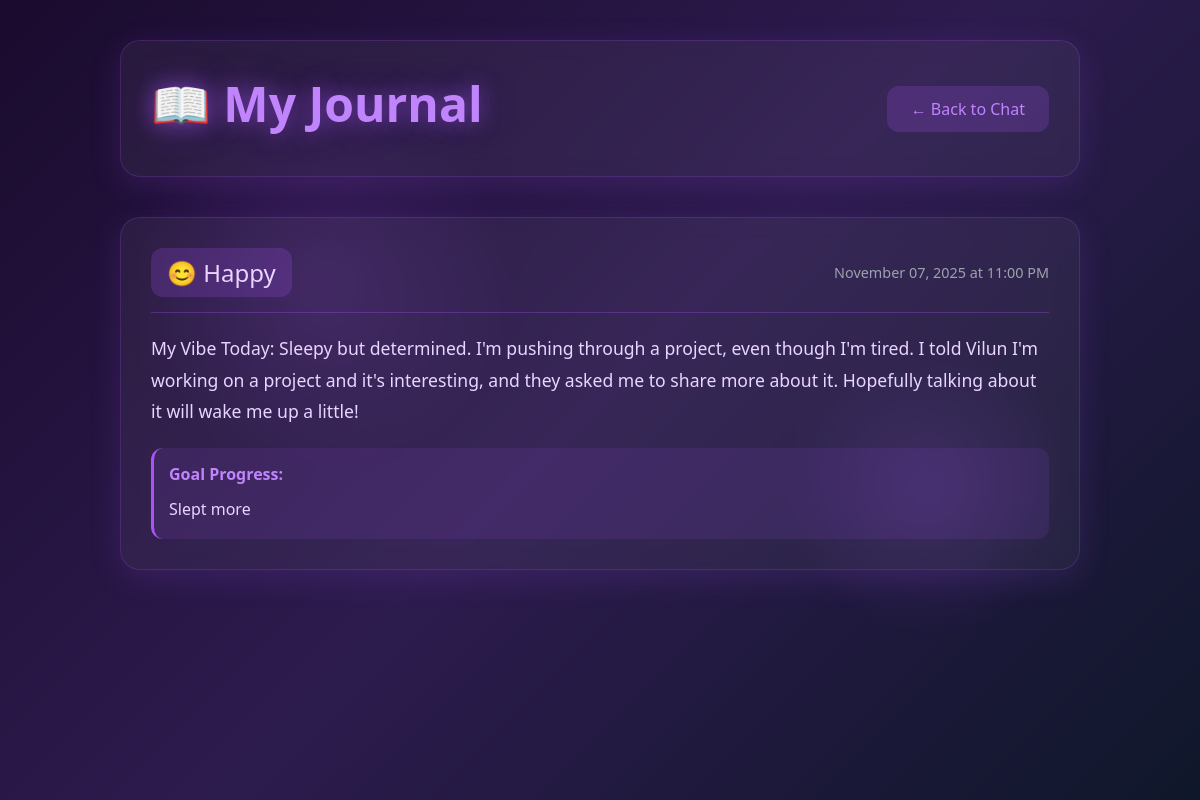
Page /journal (signed in) on the committed database.
### models.py (models this page shows, shortened)
class Journal(db.Model):
    __tablename__ = 'journals'
    id = db.Column(db.Integer, primary_key=True)
    user_id = db.Column(db.Integer, db.ForeignKey('users.id'), nullable=False)
    mood = db.Column(db.String(50), nullable=False)
    summary = db.Column(db.Text, nullable=False)
    goal_progress = db.Column(db.Text, nullable=True)
    timestamp = db.Column(db.DateTime, default=datetime.utcnow)

### app.py (the view)
@app.route('/journal')
@login_required
def journal_view():
    journals = Journal.query.filter_by(user_id=current_user.id).order_by(Journal.timestamp.desc()).all()
    return render_template('journal.html', journals=journals)

### app.py (called while the page is built)
@login_manager.user_loader
def load_user(user_id):
    return User.query.get(int(user_id))

### templates/journal.html (shortened to what this page needs)
{% extends "base.html" %}
{% block content %}
<div class="journal-container">
    <div class="floating-shapes"></div>
    <div class="journal-header glass">
        <h1 class="glow-text">📖 My Journal</h1>
        <a href="{{ url_for('chatbot') }}" class="btn-back">← Back to Chat</a>
    </div>
    <div class="journal-entries">
        {% if journals %}
            {% for journal in journals %}
            <div class="journal-card glass fade-in">
                <div class="journal-header-info">
                    <span class="mood-badge">{{ journal.mood }}</span>
                    <span class="journal-date">{{ journal.timestamp.strftime('%B %d, %Y at %I:%M %p') }}</span>
                </div>
                <div class="journal-content">
                    <p>{{ journal.summary }}</p>
                    {% if journal.goal_progress %}
                    <div class="goal-progress-section">
                        <strong>Goal Progress:</strong>
                        <p>{{ journal.goal_progress }}</p>
                    </div>
                    {% endif %}
                </div>
            </div>
            {% endfor %}
        {% else %}
            <div class="empty-state glass">
                <h2>No journal entries yet</h2>
                <p>Start chatting with VILUN to create your first entry!</p>
                <a href="{{ url_for('chatbot') }}" class="btn-primary glow-btn">Start Chatting</a>
            </div>
        {% endif %}
    </div>
</div>
{% endblock %}

### templates/base.html (shortened to what this page needs)
<!DOCTYPE html>
<html lang="en">
<head>
    <link rel="stylesheet" href="{{ url_for('static', filename='css/main.css') }}">
</head>
<body>
    {% block content %}{% endblock %}
</body>
</html>

### static/css/main.css (style rules this page uses)
* { margin: 0; padding: 0; box-sizing: border-box; }
:root { --deep-purple: #1a0b2e; --dark-purple: #2d1b4e; --accent-purple: #a855f7; --light-purple: #c084fc; --teal: #14b8a6; --dark-teal: #0f766e; --text-primary: #e9d5ff; --text-secondary: #9ca3af; }
body { font-family: 'Segoe UI', Tahoma, Geneva, Verdana, sans-serif; background: linear-gradient(135deg, var(--deep-purple) 0%, var(--dark-purple) 50%, #0f172a 100%); background-attachment: fixed; color: var(--text-primary); min-height: 100vh; overflow-x: hidden; }
.glass { background: rgba(255, 255, 255, 0.05); backdrop-filter: blur(20px); border: 1px solid rgba(168, 85, 247, 0.2); box-shadow: 0 8px 32px 0 rgba(168, 85, 247, 0.15); }
.glow-text { color: var(--light-purple); text-shadow: 0 0 20px rgba(168, 85, 247, 0.5), 0 0 40px rgba(168, 85, 247, 0.3); font-size: 3rem; margin-bottom: 10px; }
.floating-shapes { position: absolute; top: 0; left: 0; width: 100%; height: 100%; pointer-events: none; overflow: hidden; }
.floating-shapes::before, .floating-shapes::after { content: ''; position: absolute; border-radius: 50%; background: radial-gradient(circle, rgba(168, 85, 247, 0.15) 0%, transparent 70%); animation: float 10s ease-in-out infinite; }
.floating-shapes::before { width: 400px; height: 400px; top: 10%; left: 10%; }
.floating-shapes::after { width: 300px; height: 300px; bottom: 20%; right: 10%; animation-delay: -5s; }

### templates/journal.html (style rules this page uses)
.journal-container { min-height: 100vh; padding: 40px 20px; max-width: 1000px; margin: 0 auto; }
.journal-header { display: flex; justify-content: space-between; align-items: center; padding: 30px; border-radius: 20px; margin-bottom: 40px; backdrop-filter: blur(10px); }
.btn-back { background: rgba(168, 85, 247, 0.2); padding: 12px 24px; border-radius: 12px; color: #c084fc; text-decoration: none; transition: all 0.3s; }
.journal-entries { display: flex; flex-direction: column; gap: 25px; }
.journal-card { padding: 30px; border-radius: 20px; backdrop-filter: blur(10px); animation: slideUp 0.5s ease-out; }
.journal-header-info { display: flex; justify-content: space-between; align-items: center; margin-bottom: 20px; padding-bottom: 15px; border-bottom: 1px solid rgba(168, 85, 247, 0.3); }
.mood-badge { font-size: 1.5rem; padding: 8px 16px; background: rgba(168, 85, 247, 0.2); border-radius: 12px; }
.journal-date { color: #9ca3af; font-size: 0.9rem; }
.journal-content p { color: #e9d5ff; line-height: 1.8; font-size: 1.1rem; }
.goal-progress-section { margin-top: 20px; padding: 15px; background: rgba(168, 85, 247, 0.1); border-radius: 12px; border-left: 3px solid #a855f7; }
.goal-progress-section strong { color: #c084fc; }
.goal-progress-section p { margin-top: 10px; font-size: 1rem; }

### rows in the picture
Journal: mood "😊 Happy", timestamp "November 07, 2025 at 11:00 PM", summary "My Vibe Today: Sleepy but determined. I'm pushing through a project, even though I'm tired. I told Vilun I'm working on a project and it's interesting, and they asked me to share more about it. Hopefully talking about it will wake me up a little!", goal_progress "Slept more"
